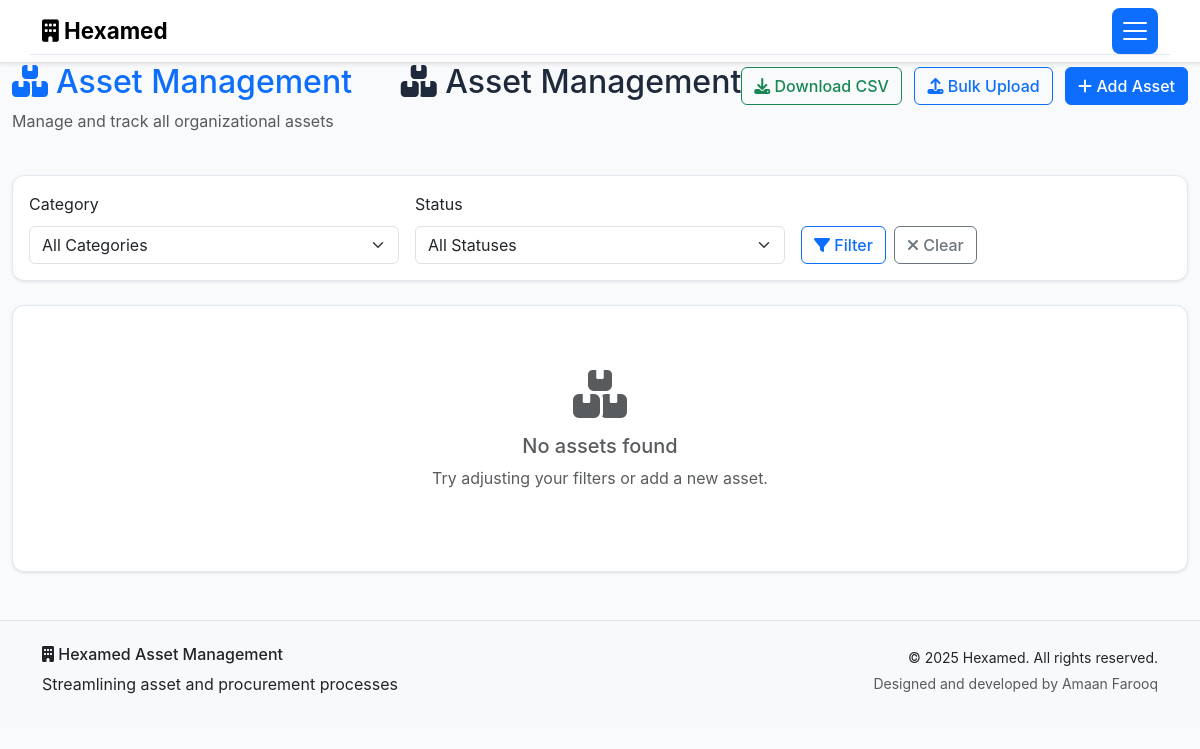
Before: /assets (signed in) with the older database file.
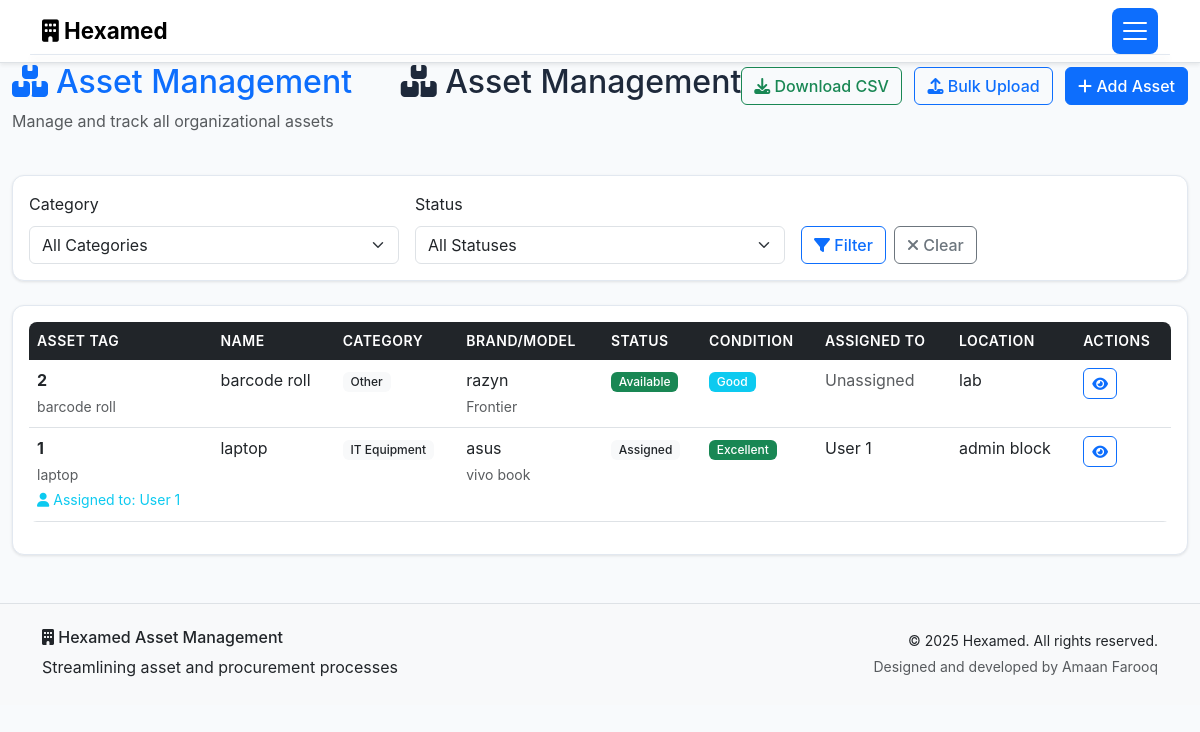
After: the same page with the newer database file.
### models.py (models this page shows, shortened)
class Asset(db.Model):
    id = db.Column(db.Integer, primary_key=True)
    asset_tag = db.Column(db.String(50), unique=True, nullable=False)
    name = db.Column(db.String(200), nullable=False)
    category = db.Column(db.String(100), nullable=False)
    asset_type = db.Column(db.String(50), default='Fixed Asset')  # Fixed Asset or Consumable Asset
    brand = db.Column(db.String(100))
    model = db.Column(db.String(100))
    serial_number = db.Column(db.String(100))
    purchase_date = db.Column(db.Date)
    purchase_cost = db.Column(db.Float)
    current_value = db.Column(db.Float)
    condition = db.Column(db.String(50), default='Good')
    location = db.Column(db.String(200))
    assigned_to = db.Column(db.Integer, db.ForeignKey('user.id'))
    status = db.Column(db.String(50), default='Available')
    warranty_expiry = db.Column(db.Date)
    notes = db.Column(db.Text)
    current_quantity = db.Column(db.Integer, default=1)
    minimum_threshold = db.Column(db.Integer, default=5)
    unit_of_measurement = db.Column(db.String(50), default='Piece')
    created_at = db.Column(db.DateTime, default=datetime.utcnow)
    updated_at = db.Column(db.DateTime, default=datetime.utcnow, onupdate=datetime.utcnow)
    assigned_user = db.relationship('User', backref='assigned_assets')

class User(db.Model):
    id = db.Column(db.Integer, primary_key=True)
    username = db.Column(db.String(80), unique=True, nullable=False)
    email = db.Column(db.String(120), unique=True, nullable=False)
    password_hash = db.Column(db.String(256), nullable=False)
    role = db.Column(db.String(50), nullable=False, default='User')
    full_name = db.Column(db.String(100), nullable=False)
    floor = db.Column(db.String(50))
    department = db.Column(db.String(100))
    created_at = db.Column(db.DateTime, default=datetime.utcnow)
    is_active = db.Column(db.Boolean, default=True)
    requests = db.relationship('AssetRequest', foreign_keys='AssetRequest.user_id', backref='requester', lazy=True)

### routes.py (the view)
    def decorated_function(*args, **kwargs):
        if 'user_id' not in session:
            flash('Please log in to access this page.', 'warning')
            return redirect(url_for('login'))
        return f(*args, **kwargs)

### routes.py (called while the page is built)
def require_login(f):
    def decorated_function(*args, **kwargs):
        if 'user_id' not in session:
            flash('Please log in to access this page.', 'warning')
            return redirect(url_for('login'))
        return f(*args, **kwargs)
    decorated_function.__name__ = f.__name__
    return decorated_function

### templates/assets.html (shortened to what the changed rows need)
{% extends "base.html" %}
{% block content %}
<div class="container-fluid">
    <div class="row mb-4">
        <div class="col">
            <h2 class="text-primary">
                <i class="fas fa-boxes me-2"></i>Asset Management
            </h2>
        </div>
        <div class="col-auto">
            <div class="d-flex justify-content-between align-items-center mb-4">
                <h2><i class="fas fa-boxes"></i> Asset Management</h2>
            </div>
        </div>
    </div>
    <div class="card">
        <div class="card-body">
            {% if assets.items %}
            <div class="table-responsive">
                <table class="table table-hover">
                    <thead class="table-light">
                        <tr>
                            <th>Asset Tag</th>
                            <th>Name</th>
                            <th>Category</th>
                            <th>Brand/Model</th>
                            <th>Status</th>
                            <th>Condition</th>
                            <th>Assigned To</th>
                            <th>Location</th>
                            <th>Actions</th>
                        </tr>
                    </thead>
                    <tbody>
                        {% for asset in assets.items %}
                        <tr>
                            <td>
                                <div>
                                    <strong>{{ asset.asset_tag }}</strong>
                                    <br><small class="text-muted">{{ asset.name }}</small>
                                    {% if user.role in ['Admin', 'Accounts/SCM', 'MD'] and asset.assigned_to %}
                                        <br><small class="text-info">
                                            <i class="fas fa-user me-1"></i>Assigned to: {{ asset.assigned_user.full_name }}
                                        </small>
                                    {% endif %}
                                </div>
                            </td>
                            <td>{{ asset.name }}</td>
                            <td>
                                <span class="badge bg-light text-dark">{{ asset.category }}</span>
                            </td>
                            <td>
                                {% if asset.brand %}{{ asset.brand }}{% endif %}
                                {% if asset.model %}<br><small class="text-muted">{{ asset.model }}</small>{% endif %}
                            </td>
                            <td>
                                {% if asset.status == 'Available' %}
                                    <span class="badge bg-success">{{ asset.status }}</span>
                                {% elif asset.status == 'In Use' %}
                                    <span class="badge bg-warning">{{ asset.status }}</span>
                                {% elif asset.status == 'Maintenance' %}
                                    <span class="badge bg-danger">{{ asset.status }}</span>
                                {% elif asset.status == 'Disposed' %}
                                    <span class="badge bg-secondary">{{ asset.status }}</span>
                                {% elif asset.status == 'Out of Stock' %}
                                    <span class="badge bg-dark">{{ asset.status }}</span>
                                {% else %}
                                    <span class="badge bg-light text-dark">{{ asset.status }}</span>
                                {% endif %}
                            </td>
                            <td>
                                {% if asset.condition == 'Excellent' %}
                                    <span class="badge bg-success">{{ asset.condition }}</span>
                                {% elif asset.condition == 'Good' %}
                                    <span class="badge bg-info">{{ asset.condition }}</span>
                                {% elif asset.condition == 'Fair' %}
                                    <span class="badge bg-warning">{{ asset.condition }}</span>
                                {% elif asset.condition == 'Poor' %}
                                    <span class="badge bg-danger">{{ asset.condition }}</span>
                                {% endif %}
                            </td>
                            <td>
                                {% if asset.assigned_user %}
                                    {{ asset.assigned_user.full_name }}
                                {% else %}
                                    <span class="text-muted">Unassigned</span>
                                {% endif %}
                            </td>
                            <td>{{ asset.location or '-' }}</td>
                            <td>
                                <a href="{{ url_for('view_asset_detail', asset_id=asset.id) }}"
                                   class="btn btn-outline-primary btn-sm">
                                    <i class="fas fa-eye"></i>
                                </a>
                            </td>
                        </tr>
                        {% endfor %}
                    </tbody>
                </table>
            </div>
            {% else %}
            <div class="text-center py-5">
                <i class="fas fa-boxes fa-3x text-muted mb-3"></i>
                <h5 class="text-muted">No assets found</h5>
                <p class="text-muted">Try adjusting your filters or add a new asset.</p>
            </div>
            {% endif %}
        </div>
    </div>
</div>
{% endblock %}

Changed rows visible on the page:
added Asset: asset_tag "2", name "barcode roll", category "Other", brand "razyn", model "Frontier", status "Available", condition "Good", shows "Unassigned", location "lab"
added Asset: asset_tag "1", name "laptop", assigned_user.full_name "User 1", category "IT Equipment", brand "asus", model "vivo book", status "Assigned", condition "Excellent", location "admin block"
Other visible differences:
text no longer shown: "No assets found Try adjusting your filters or add a new asset."
text now shown: "ASSET TAG NAME CATEGORY BRAND/MODEL STATUS CONDITION ASSIGNED TO LOCATION ACTIONS"
